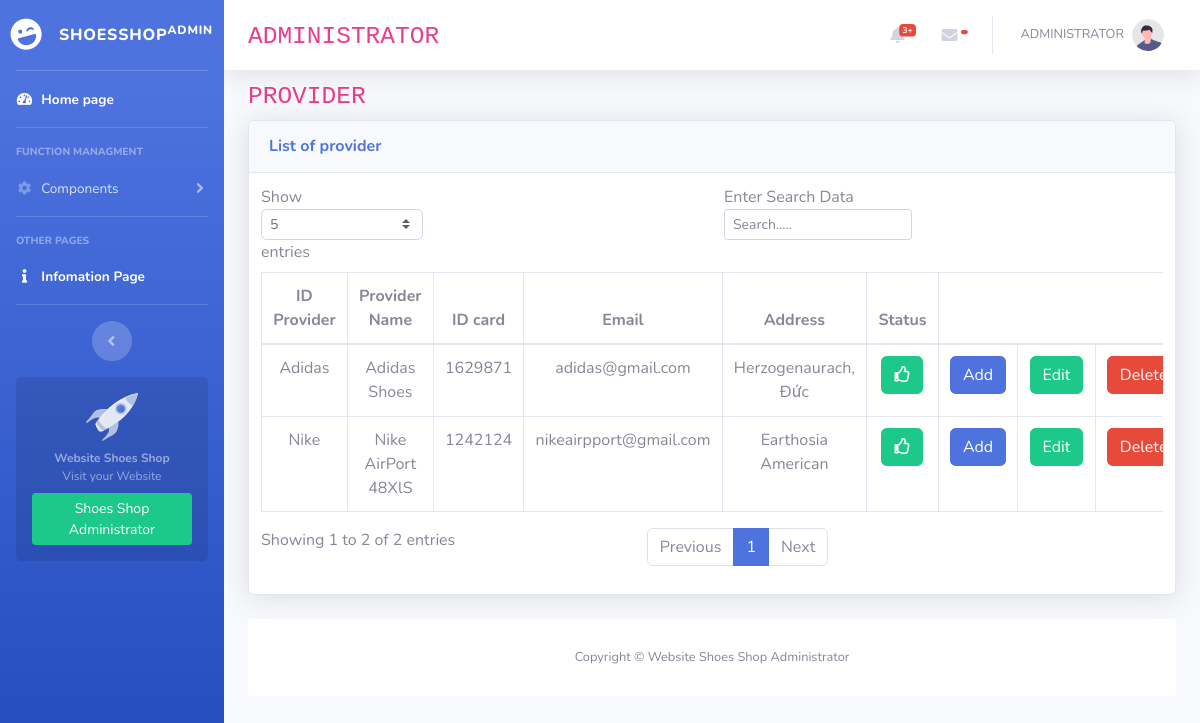
Before: /provider.php (signed in) with the older database file.
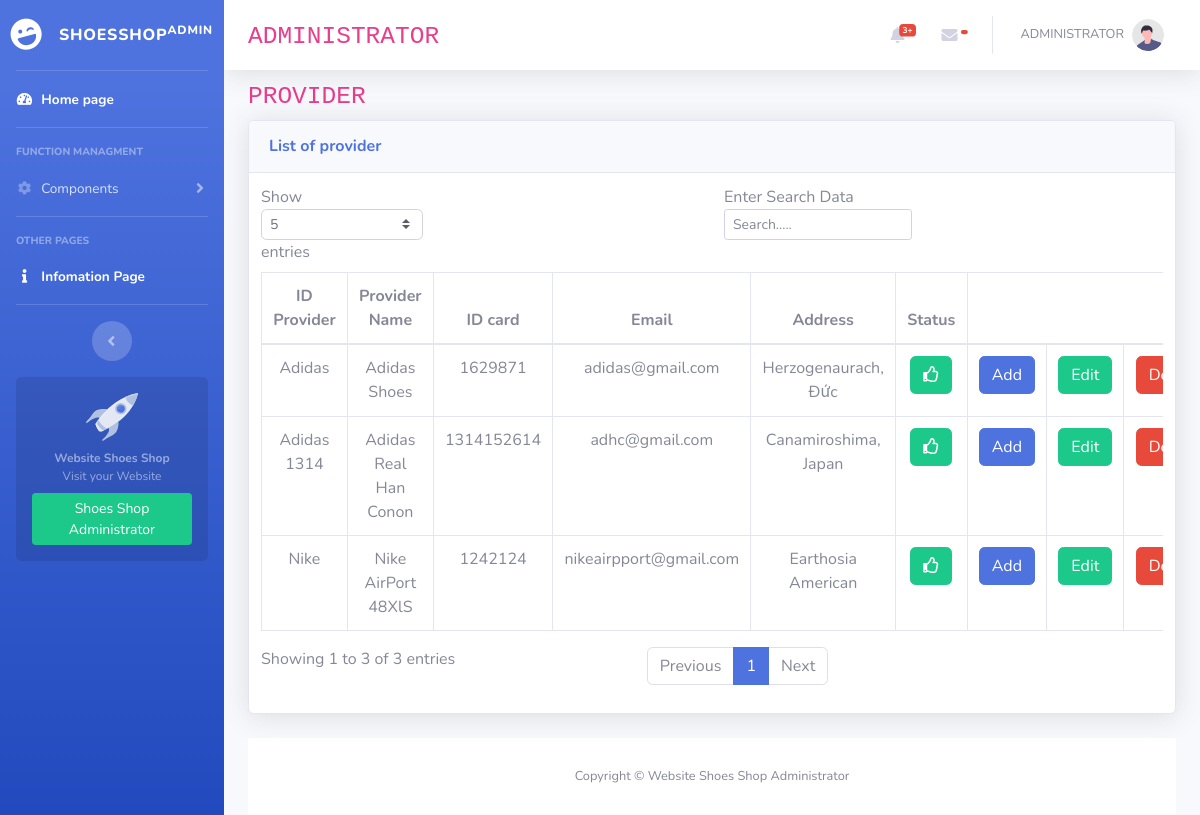
After: the same page with the newer database file.
### tables this page shows
CREATE TABLE IF NOT EXISTS `provider` (
  `id_provider` varchar(100) NOT NULL,
  `providername` varchar(100) NOT NULL,
  `id_card` text NOT NULL,
  `email` varchar(100) NOT NULL,
  `address` varchar(100) NOT NULL,
  `status` int(11) NOT NULL,
  PRIMARY KEY (`id_provider`)
);

### provider.php (called while the page is built, shortened)
<?php
    $level ="";
    include $level."layout.php";
?>

### index__data.php (called while the page is built, shortened)
<?php
    $level = "";
    include $level."DB/database.php";
    $SQL_str_listprovider= "SELECT * from provider";
    $list__provider= $connect->prepare($SQL_str_listprovider);
    $list__provider-> execute();
    $list__provider_rowsdata = $list__provider->fetchAll();

### component/provider--content.php (the view, shortened to what this page needs)
<div class="container-fluid pt-2">
<h1 class="h3 mb-2 text-gray-800"><code>PROVIDER</code></h1>
<div class="card shadow mb-4">
    <div class="card-header py-3">
        <h6 class="m-0 font-weight-bold text-primary">List of provider</h6>
    </div>
    <div class="card-body">
        <div class="table-responsive">
            <table class="table table-bordered" id="dataTable" width="100%" cellspacing="0">
                <thead>
                    <tr>
                        <th>ID Provider</th>
                        <th>Provider Name</th>
                        <th>ID card</th>
                        <th>Email</th>
                        <th>Address</th>
                        <th>Status</th>
                        <th style="border-right:none"></th>
                        <th style="border-left:none;border-right:none"></th>
                        <th style="border-left:none;"></th>
                    </tr>
                </thead>
                <tbody>
                    <?php foreach ($list__provider_rowsdata as $arr__provider)
                    {
                    ?>
                        <tr>
                            <td><?php echo $level.$arr__provider["id_provider"]?></td>
                            <td><?php echo $level.$arr__provider["providername"]?></td>
                            <td><?php echo $level.$arr__provider["id_card"]?></td>
                            <td><?php echo $level.$arr__provider["email"]?></td>
                            <td><?php echo $level.$arr__provider["address"]?></td>
                            <td><?php if($arr__provider['status'] == 1):?>
                                        <a href="setting__status.php?id_provider=<?php echo $arr__provider['id_provider']?>" class="btn btn-success"><i class="far fa-thumbs-up"></i></a>
                                <?php else: ?>
                                        <a href="setting__status.php?id_provider=<?php echo $arr__provider['id_provider']?>" class="btn btn-danger"><i class="far fa-thumbs-down"></i></a>
                                <?php endif ?>
                            </td>
                            <td><a href="<?php echo $level."insert__provider"?>" class="btn btn-primary">Add</a></td>
                            <td><a href="edit__provider.php?id_provider=<?php echo $level.$arr__provider["id_provider"]?>" class="btn btn-success">Edit</a></td>
                            <td><a href="delete__data.php?id_provider=<?php echo $level.$arr__provider["id_provider"]?>" class="btn btn-danger btn-del">Delete</a></td>
                        </tr>
                    <?php } ?>
                </tbody>
            </table>
        </div>
    </div>
</div>

Changed rows visible on the page:
added provider: id_provider "Adidas 1314", providername "Adidas Real Han Conon", id_card "1314152614", email "adhc@gmail.com", address "Canamiroshima, Japan"
Other visible differences:
text written by a page script: "Show entries Enter Search Data Showing 1 to 2 of 2 entries Previous 1 Next" → "Show entries Enter Search Data Showing 1 to 3 of 3 entries Previous 1 Next"
